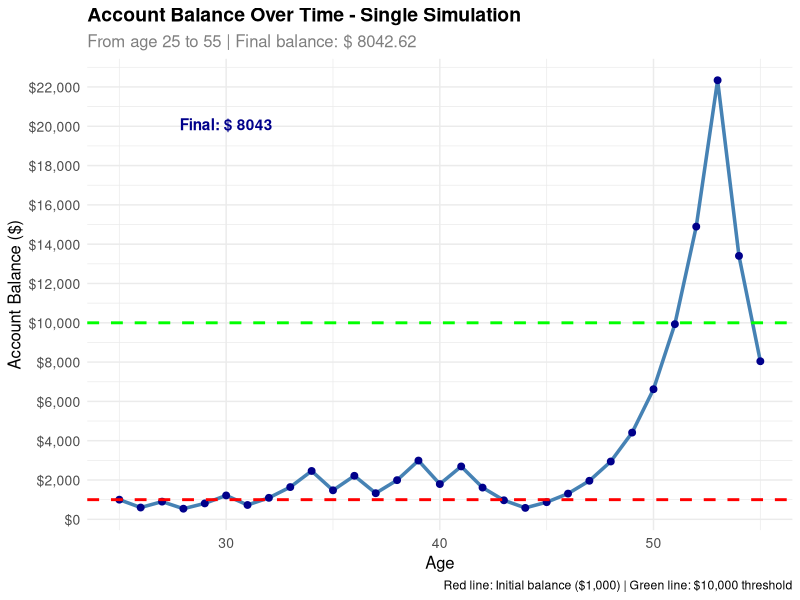

Source code (R):
## ---- chunk 1
# Set up parameters
initial_balance <- 1000
prob_heads <- 0.5
prob_tails <- 0.5

# Calculate possible outcomes after 1 coin flip
outcome_heads <- initial_balance * 1.5  # +50% if heads
outcome_tails <- initial_balance * 0.6  # -40% if tails

# Calculate expected value
expected_value <- prob_heads * outcome_heads + prob_tails * outcome_tails

cat("=== EXPECTED VALUE CALCULATION ===\n")
cat("Initial balance: $", initial_balance, "\n")
cat("Outcome if heads (+50%): $", outcome_heads, "\n")
cat("Outcome if tails (-40%): $", outcome_tails, "\n")
cat("Probability of heads: ", prob_heads, "\n")
cat("Probability of tails: ", prob_tails, "\n")
cat("\nExpected Value = P(Heads) × Outcome(Heads) + P(Tails) × Outcome(Tails)\n")
cat("Expected Value = ", prob_heads, " × $", outcome_heads, " + ", prob_tails, " × $", outcome_tails, "\n")
cat("Expected Value = $", prob_heads * outcome_heads, " + $", prob_tails * outcome_tails, "\n")
cat("Expected Value = $", expected_value, "\n")
## ---- chunk 2
# Is the expected value positive or negative?
is_positive <- expected_value > initial_balance
is_negative <- expected_value < initial_balance

cat("\n=== EXPECTATION VS REALITY ===\n")
cat("Expected value: $", expected_value, "\n")
cat("Initial balance: $", initial_balance, "\n")
cat("Expected value is", ifelse(is_positive, "POSITIVE", "NEGATIVE"), "\n")
cat("Expected value is", ifelse(expected_value > initial_balance, "HIGHER", "LOWER"), "than initial balance\n")
cat("Difference from initial: $", round(expected_value - initial_balance, 2), "\n")

# Calculate the expected return percentage
expected_return_pct <- ((expected_value - initial_balance) / initial_balance) * 100
cat("Expected return: ", round(expected_return_pct, 1), "%\n")
## ---- chunk 3
# Load required libraries
suppressPackageStartupMessages(library(tidyverse))
suppressPackageStartupMessages(library(ggplot2))

# Set seed for reproducibility
set.seed(123)

# Parameters for single simulation
initial_balance <- 1000
n_years <- 30  # Age 25 to 55
current_age <- 25

# Function to simulate one complete path
simulate_single_path <- function(initial, years) {
  balance <- initial
  age <- current_age
  path_data <- tibble(
    year = 0:years,
    age = (current_age):(current_age + years),
    balance = c(initial, rep(NA, years))
  )
  
  for (i in 1:years) {
    coin_flip <- rbinom(1, 1, 0.5)
    if (coin_flip == 1) {
      balance <- balance * 1.5  # +50% if heads
    } else {
      balance <- balance * 0.6  # -40% if tails
    }
    path_data$balance[i + 1] <- balance
  }
  
  return(path_data)
}

# Run single simulation
single_simulation <- simulate_single_path(initial_balance, n_years)

# Display the data
cat("=== SINGLE SIMULATION RESULTS ===\n")
print(single_simulation)

# Calculate key statistics
final_balance <- single_simulation$balance[n_years + 1]
total_return <- ((final_balance - initial_balance) / initial_balance) * 100
max_balance <- max(single_simulation$balance)
min_balance <- min(single_simulation$balance)

cat("\nKey Statistics:\n")
cat("Final balance at age 55: $", round(final_balance, 2), "\n")
cat("Total return: ", round(total_return, 1), "%\n")
cat("Maximum balance reached: $", round(max_balance, 2), "\n")
cat("Minimum balance reached: $", round(min_balance, 2), "\n")
## ---- chunk 4
# Create the time series plot
ggplot(single_simulation, aes(x = age, y = balance)) +
  geom_line(color = "steelblue", linewidth = 1.2) +
  geom_point(color = "darkblue", size = 2) +
  geom_hline(yintercept = initial_balance, color = "red", linetype = "dashed", linewidth = 1) +
  geom_hline(yintercept = 10000, color = "green", linetype = "dashed", linewidth = 1) +
  labs(
    title = "Account Balance Over Time - Single Simulation",
    subtitle = paste("From age", current_age, "to", current_age + n_years, 
                    "| Final balance: $", round(final_balance, 2)),
    x = "Age",
    y = "Account Balance ($)",
    caption = "Red line: Initial balance ($1,000) | Green line: $10,000 threshold"
  ) +
  scale_y_continuous(
    labels = scales::dollar_format(),
    breaks = seq(0, max(single_simulation$balance) * 1.1, by = 2000)
  ) +
  theme_minimal() +
  theme(
    plot.title = element_text(size = 14, face = "bold"),
    plot.subtitle = element_text(size = 12, color = "gray50"),
    axis.text = element_text(size = 10),
    axis.title = element_text(size = 12)
  ) +
  annotate("text", 
           x = current_age + 5, 
           y = max(single_simulation$balance) * 0.9,
           label = paste("Final: $", round(final_balance, 0)),
           color = "darkblue",
           fontface = "bold")
